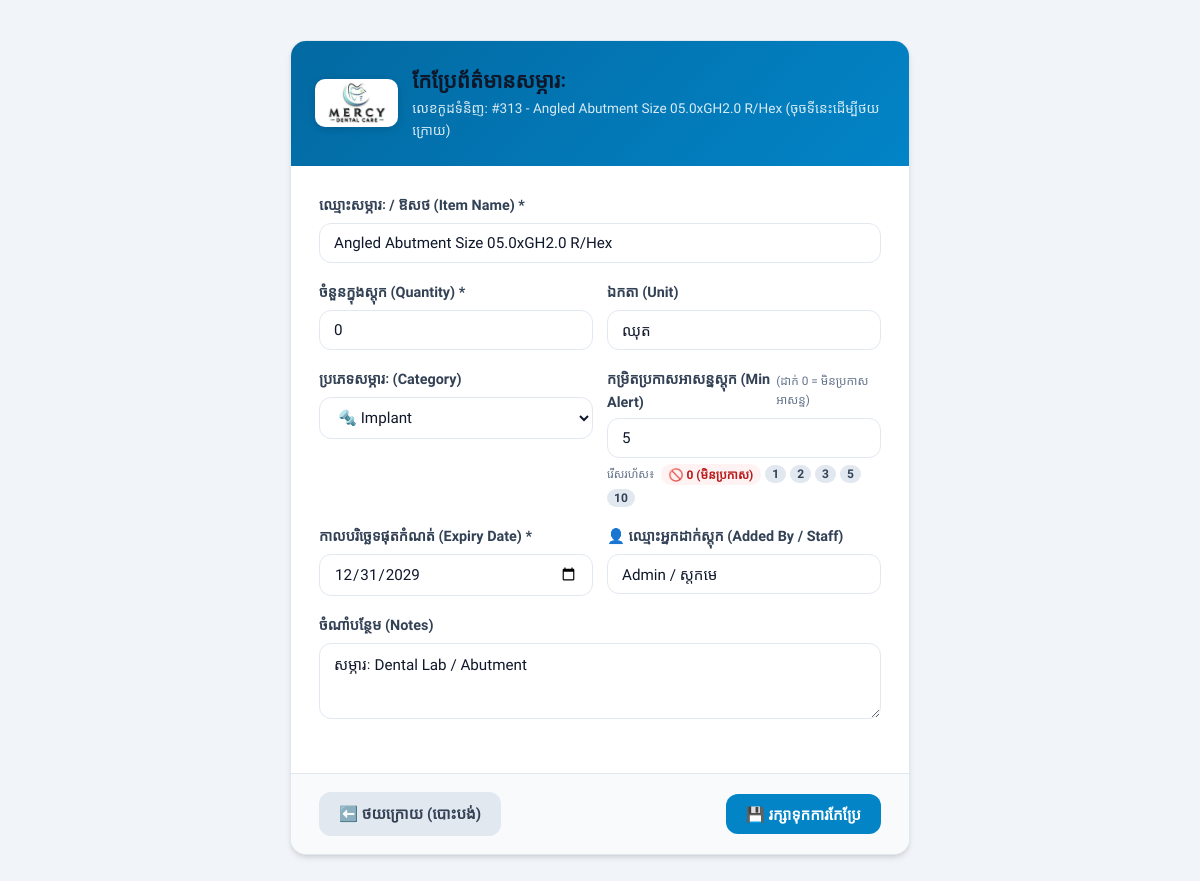
Page /edit/313 (signed in) on the earlier database version.
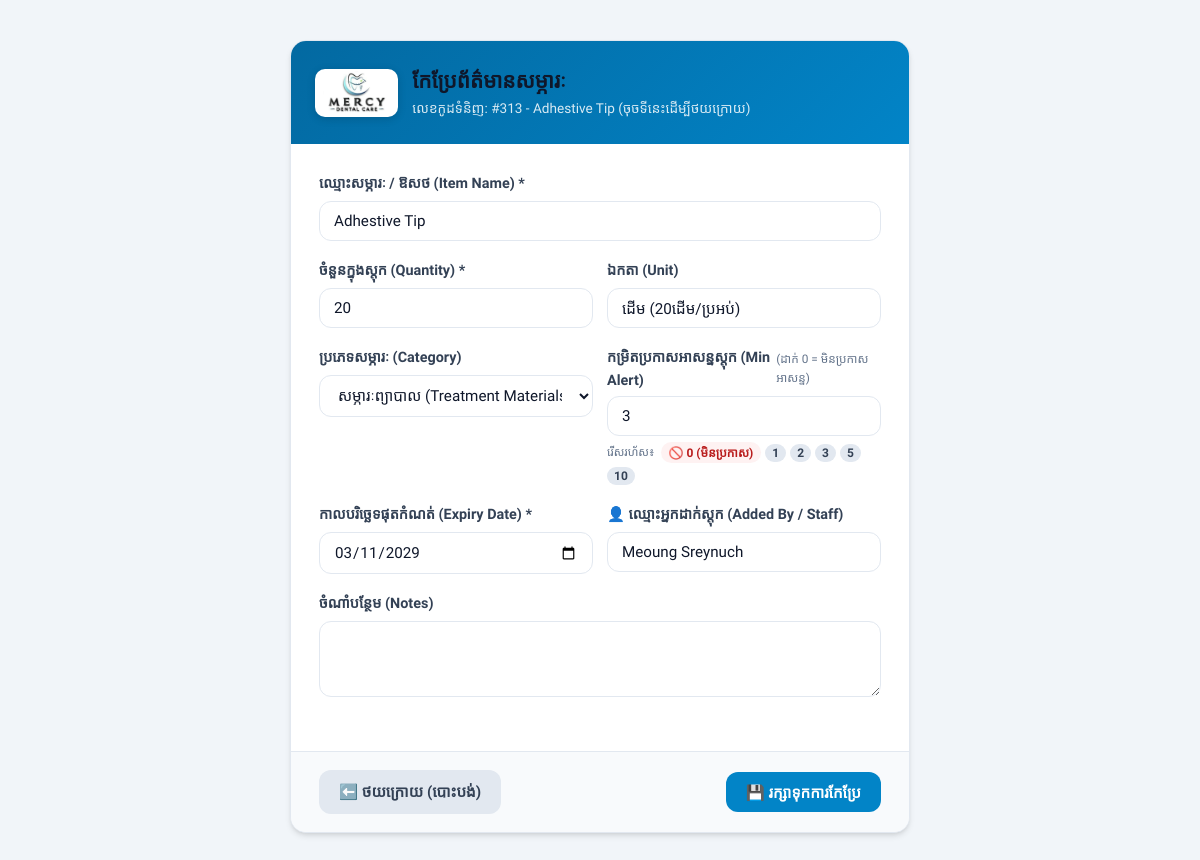
Same page on the later database version.
### tables this page shows
CREATE TABLE inventory (
            id INTEGER PRIMARY KEY AUTOINCREMENT,
            item_name TEXT NOT NULL,
            quantity INTEGER NOT NULL,
            expiry_date TEXT NOT NULL,
            category TEXT DEFAULT 'ទូទៅ',
            min_threshold INTEGER DEFAULT 10,
            created_at TIMESTAMP DEFAULT CURRENT_TIMESTAMP
        , unit TEXT DEFAULT 'ប្រអប់', notes TEXT DEFAULT '', is_deleted INTEGER DEFAULT 0, deleted_at TIMESTAMP DEFAULT NULL, added_by TEXT DEFAULT '');

### app.py (the view, shortened to what this page needs)
@app.route('/edit/<int:item_id>', methods=['GET', 'POST'])
@login_required
def edit_item(item_id):
    conn = get_db_connection()
    item = conn.execute('SELECT * FROM inventory WHERE id = ?', (item_id,)).fetchone()
    conn.close()
    if not item:
        flash('រកមិនឃើញសម្ភារៈនេះទេ!', 'danger')
        return redirect(url_for('index'))
    return render_template('edit.html', item=item)

### app.py (called while the page is built)
def get_db_connection():
    conn = sqlite3.connect(DB_NAME)
    conn.row_factory = sqlite3.Row
    return conn

def login_required(f):
    @wraps(f)
    def decorated_function(*args, **kwargs):
        if 'user_id' not in session:
            flash('សូមចូលគណនី (Login) ជាមុនសិន! 🔒', 'warning')
            return redirect(url_for('login', next=request.url))
        return f(*args, **kwargs)
    return decorated_function

@app.context_processor
def inject_user_info():
    is_admin = (session.get('role') == 'admin')
    return dict(
        current_user={
            'id': session.get('user_id'),
            'username': session.get('username'),
            'full_name': session.get('full_name'),
            'role': session.get('role', 'guest'),
            'is_admin': is_admin
        },
        is_admin=is_admin
    )

### templates/edit.html (shortened to what the changed rows need)
<!DOCTYPE html>
<html lang="km">
<head>
</head>
<body>
    <div class="edit-container">
        <a href="{{ url_for('index') }}" class="edit-header" style="text-decoration: none; color: inherit; display: flex; align-items: center; gap: 14px; cursor: pointer;">
            <div>
                <h1 class="edit-title">កែប្រែព័ត៌មានសម្ភារៈ</h1>
                <p class="edit-subtitle">លេខកូដទំនិញ: #{{ item['id'] }} - {{ item['item_name'] }} (ចុចទីនេះដើម្បីថយក្រោយ)</p>
            </div>
        </a>
        <form action="{{ url_for('edit_item', item_id=item['id']) }}" method="POST">
            <div class="edit-body">
                <div class="form-group">
                    <label class="form-label">ឈ្មោះសម្ភារៈ / ឱសថ (Item Name) *</label>
                    <input type="text" name="item_name" class="form-input" value="{{ item['item_name'] }}" required>
                </div>
                <div class="form-row">
                    <div class="form-group">
                        <label class="form-label">ចំនួនក្នុងស្តុក (Quantity) *</label>
                        <input type="number" name="quantity" class="form-input" min="0" value="{{ item['quantity'] }}" required>
                    </div>
                    <div class="form-group">
                        <label class="form-label">ឯកតា (Unit)</label>
                        <input type="text" name="unit" class="form-input" value="{{ item['unit'] if item['unit'] else 'ប្រអប់' }}">
                    </div>
                </div>
                <div class="form-row">
                    <div class="form-group">
                        <label class="form-label">ប្រភេទសម្ភារៈ (Category)</label>
                        <select name="category" class="form-select">
                            <option value="សម្ភារៈព្យាបាល" {% if item['category'] == 'សម្ភារៈព្យាបាល' %}selected{% endif %}>សម្ភារៈព្យាបាល (Treatment Materials)</option>
                            <option value="Implant" {% if item['category'] == 'Implant' %}selected{% endif %}>🔩 Implant</option>
                        </select>
                    </div>
                    <div class="form-group">
                        <div style="display: flex; justify-content: space-between; align-items: center; margin-bottom: 4px;">
                            <label class="form-label" style="margin-bottom: 0;">កម្រិតប្រកាសអាសន្នស្តុក (Min Alert)</label>
                            <span style="font-size: 0.74rem; color: #64748b;">(ដាក់ 0 = មិនប្រកាសអាសន្ន)</span>
                        </div>
                        <input type="number" id="edit_min_threshold" name="min_threshold" class="form-input" min="0" value="{{ item['min_threshold'] if item['min_threshold'] is not none else 10 }}" placeholder="0 = មិនប្រកាសអាសន្ន">
                        <div style="display: flex; gap: 4px; margin-top: 6px; flex-wrap: wrap; align-items: center;">
                            <span style="font-size: 0.72rem; color: #64748b; margin-right: 2px;">រើសរហ័ស៖</span>
                            <button type="button" class="btn btn-secondary btn-sm" style="padding: 2px 8px; font-size: 0.75rem; border-color: #fca5a5; color: #b91c1c; font-weight: 700; background: #fef2f2;" onclick="document.getElementById('edit_min_threshold').value = 0;" title="មិនប្រកាសអាសន្ន (ទោះសល់ 1, 2, 3 ក៏មិនលោតអាសន្នដែរ)">
                            </button>
                            <button type="button" class="btn btn-secondary btn-sm" style="padding: 2px 7px; font-size: 0.75rem;" onclick="document.getElementById('edit_min_threshold').value = 1;">1</button>
                            <button type="button" class="btn btn-secondary btn-sm" style="padding: 2px 7px; font-size: 0.75rem;" onclick="document.getElementById('edit_min_threshold').value = 2;">2</button>
                            <button type="button" class="btn btn-secondary btn-sm" style="padding: 2px 7px; font-size: 0.75rem;" onclick="document.getElementById('edit_min_threshold').value = 3;">3</button>
                            <button type="button" class="btn btn-secondary btn-sm" style="padding: 2px 7px; font-size: 0.75rem;" onclick="document.getElementById('edit_min_threshold').value = 5;">5</button>
                            <button type="button" class="btn btn-secondary btn-sm" style="padding: 2px 7px; font-size: 0.75rem;" onclick="document.getElementById('edit_min_threshold').value = 10;">10</button>
                        </div>
                    </div>
                </div>
                <div class="form-row">
                    <div class="form-group">
                        <label class="form-label">កាលបរិច្ឆេទផុតកំណត់ (Expiry Date) *</label>
                        <input type="date" name="expiry_date" class="form-input" value="{{ item['expiry_date'] }}" required>
                    </div>
                    <div class="form-group">
                        <label class="form-label">👤 ឈ្មោះអ្នកដាក់ស្តុក (Added By / Staff)</label>
                        <input type="text" name="added_by" class="form-input" value="{{ item['added_by'] if item['added_by'] else '' }}" placeholder="ឧ. បុគ្គលិក សុខ, ពេទ្យ ចិន្តា...">
                    </div>
                </div>
                <div class="form-group">
                    <label class="form-label">ចំណាំបន្ថែម (Notes)</label>
                    <textarea name="notes" class="form-textarea" rows="3">{{ item['notes'] if item['notes'] else '' }}</textarea>
                </div>
            </div>
        </form>
    </div>
</body>
</html>

Differences in the rows shown:
changed inventory id 313: item_name "Angled Abutment Size 05.0xGH2.0 R/Hex" → "Adhestive Tip"; quantity "0" → "20"; unit "ឈុត" → "ដើម (20ដើម/ប្រអប់)"; category "🔩 Implant" → "សម្ភារៈព្យាបាល (Treatment Materials)"; min_threshold "5" → "3"; expiry_date "12/31/2029" → "03/11/2029"; added_by "Admin / ស្តុកមេ" → "Meoung Sreynuch"; notes "សម្ភារៈ Dental Lab / Abutment" → (not shown)
